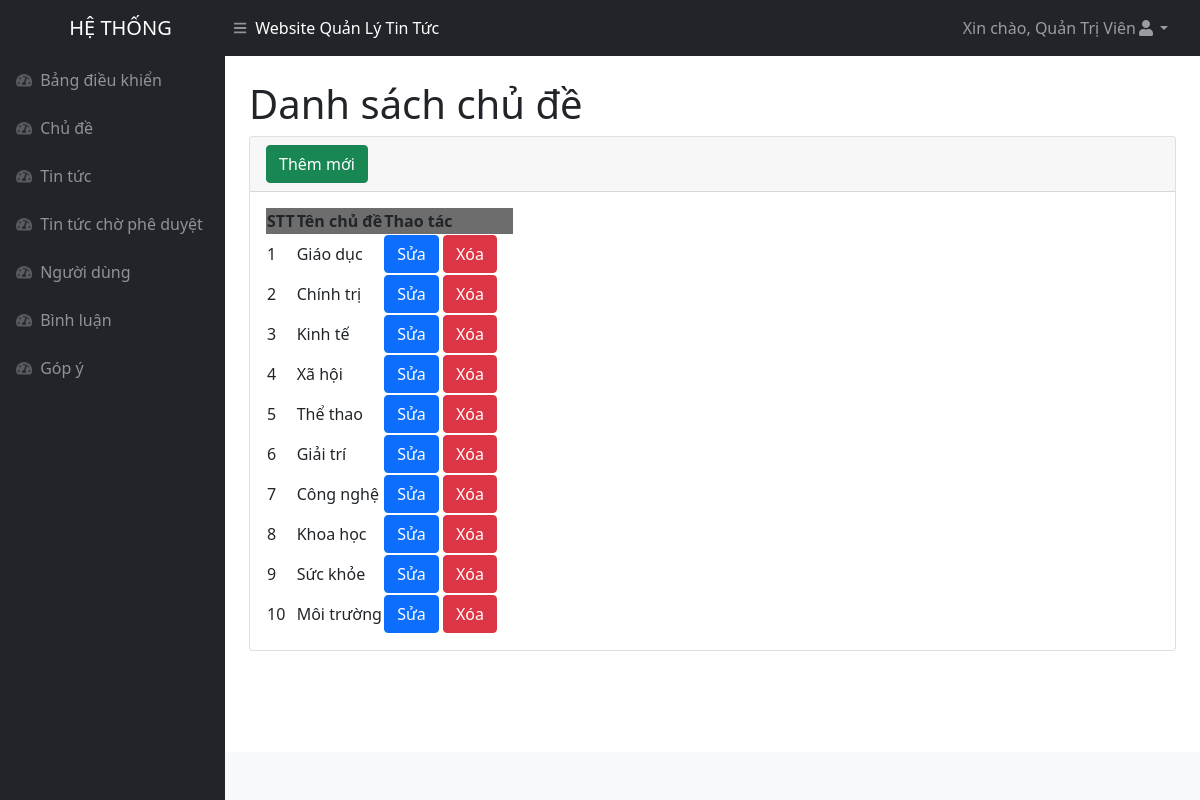
Page /admin/chude.php (signed in) on the committed database.
### tables this page shows
CREATE TABLE `chude` (
  `id` int(11) NOT NULL,
  `ten` varchar(255) NOT NULL
);

### admin/chude.php (the view, shortened to what this page needs)
<!DOCTYPE html>
<html lang="en">
<head>
<?php include('inc/head.php')?>
</head>
<body class="sb-nav-fixed">
<?php include('inc/header.php')?>
    <div id="layoutSidenav">
    <?php include('inc/menu.php')?>
        <div id="layoutSidenav_content">
            <main>
                <div class="container-fluid px-4">
                    <h1 class="mt-4">Danh sách chủ đề</h1>
                    <div class="card mb-4">
                        <div class="card-header">
                            <button type="button" class="btn btn-success" data-bs-toggle="modal"
                                data-bs-target="#exampleModalAdd">
                                Thêm mới
                            </button>
                        </div>
                        <div class="card-body">
                            <table id="datatablesSimple">
                                <thead>
                                <tr style="background-color : #6D6D6D">
                                        <th>STT</th>
                                        <th>Tên chủ đề</th>
                                        <th>Thao tác</th>
                                    </tr>
                                </thead>
                                <tbody>
                                <?php
                                    $query = "SELECT * FROM chude";
                                    $result = mysqli_query($connect, $query);
                                    $stt = 1;
                                    while ($arUser = mysqli_fetch_array($result, MYSQLI_ASSOC)) {
                                        $idModelDel = "exampleModalDel".$arUser["id"] ;
                                        $idModelEdit = "exampleModalEdit".$arUser["id"];
                                    ?>
                                    <tr>
                                        <td><?php echo $stt ?></td>
                                        <td><?php echo $arUser["ten"] ?></td>
                                        <td style="width : 130px !important">
                                            <button type="button" class="btn btn-primary" data-bs-toggle="modal"
                                                data-bs-target="#<?php echo $idModelEdit ?>">
                                                Sửa
                                            </button>
                                            <button type="button" class="btn btn-danger" data-bs-toggle="modal"
                                                data-bs-target="#<?php echo $idModelDel ?>">
                                                Xóa
                                            </button>
                                        </td>
                                    </tr>
                                    <?php $stt++;} ?>
                                </tbody>
                            </table>
                        </div>
                    </div>
                </div>
            </main>
            <?php include('inc/footer.php')?>
        </div>
    </div>
</body>
</html>

### rows in the picture
chude: ten "Giáo dục"
chude: ten "Chính trị"
chude: ten "Kinh tế"
chude: ten "Xã hội"
chude: ten "Thể thao"
chude: ten "Giải trí"
chude: ten "Công nghệ"
chude: ten "Khoa học"
chude: ten "Sức khỏe"
chude: ten "Môi trường"

### other values in the picture
$_SESSION['hoten'] "Quản Trị Viên"
